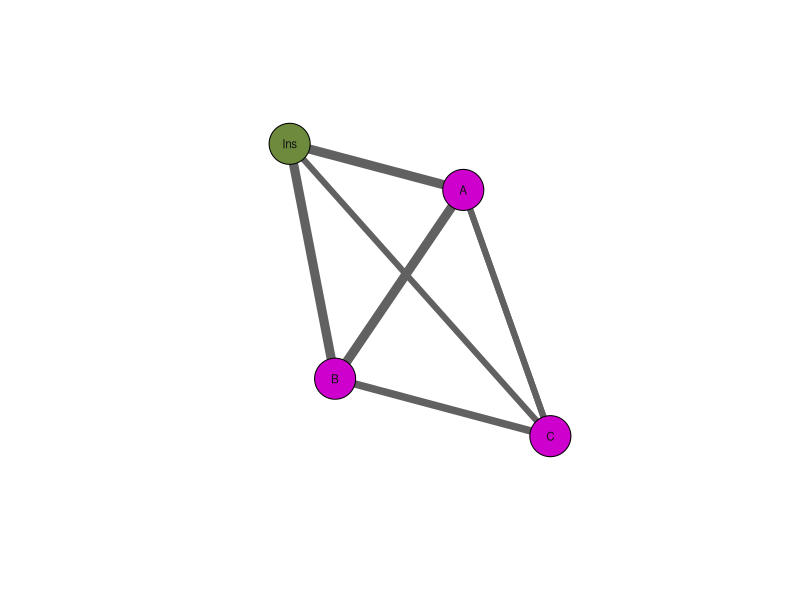
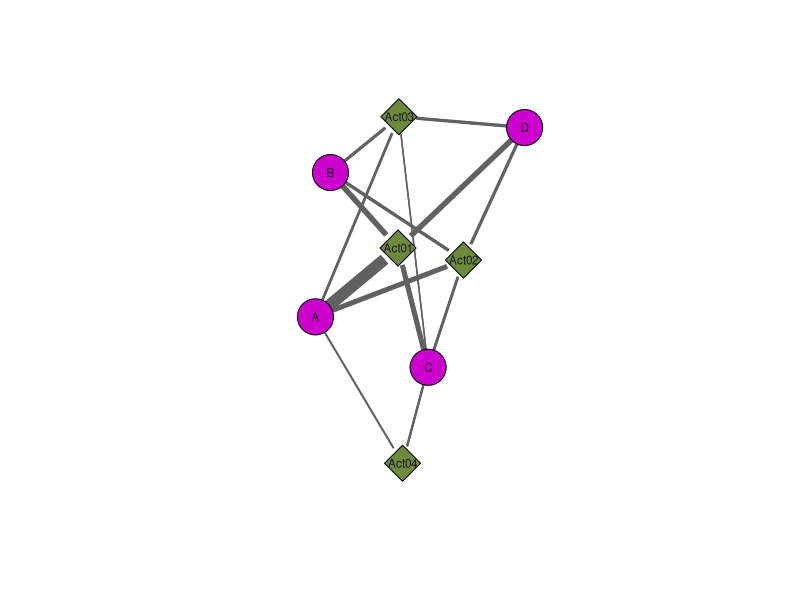
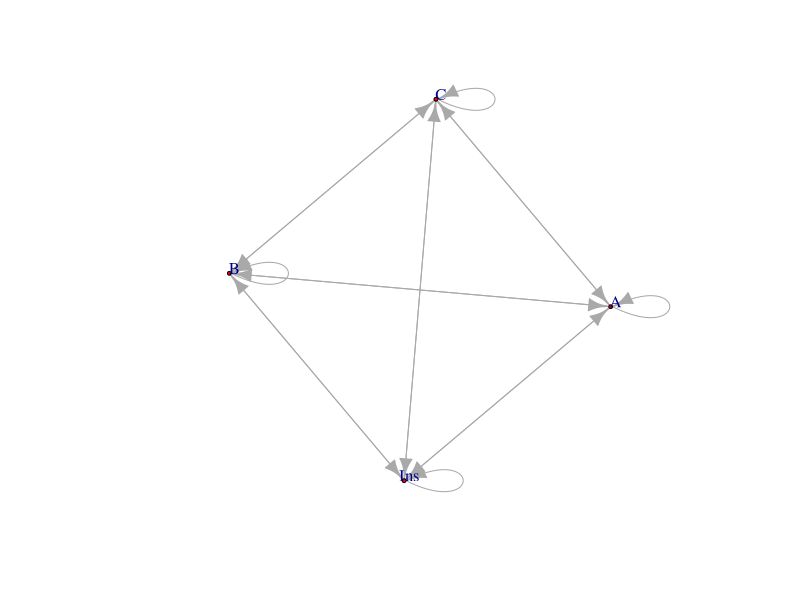
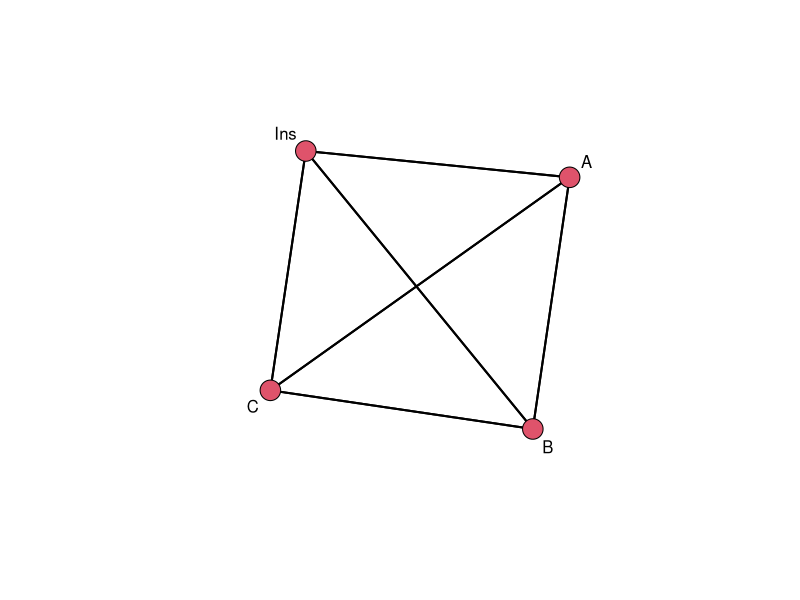
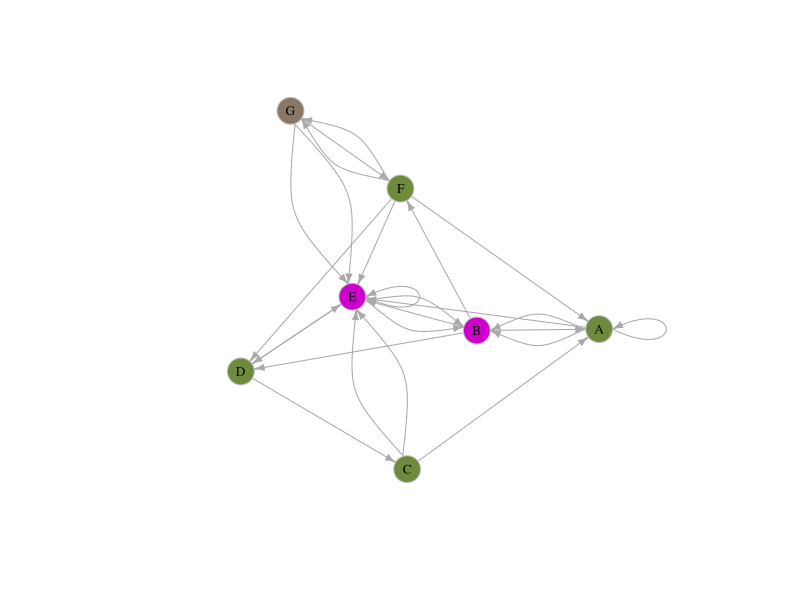

Recreate these plots in R, in order.
## ---- chunk 1
require(sna)
# read data in
one_mode_mat<- as.matrix(read.csv("one_mode_ad_mat.csv", row.names=1))
colnames(one_mode_mat)=c("A","B","C","Ins")
rownames(one_mode_mat)=c("A","B","C","Ins")
# calculate degree
id<-degree(one_mode_mat,gmode="digraph",cmode="indegree")
od<-degree(one_mode_mat,gmode="digraph",cmode="outdegree")
# create color vector to show different colors for student and instructor
stu <- rep("magenta3", 3)
ins <- rep("darkolivegreen4", 1) # final one is the instructor
color <- c(stu, ins)
# plot one-mode network graph
gplot(one_mode_mat, gmode="graph", displaylabels=TRUE, 
      label.cex = 0.7, label.col = "gray8", label.pos = 5,
      vertex.cex=2, vertex.col = color, 
      edge.col = "gray38", edge.lwd=(id+od)/3)
## ---- chunk 2
require(sna)
two_mode_mat<- as.matrix(read.csv("two_mode_ad_mat.csv",row.names=1))
# create edge vector, saving participation frequency
edge<-c(two_mode_mat[,1],two_mode_mat[,2],two_mode_mat[,3],two_mode_mat[,4])
# create color vector to show different colors for people and activities
people <- rep("magenta3", 4)
activity <- rep("darkolivegreen4", 4)
color <- c(people, activity)
# plot two-mode network graph
gplot(two_mode_mat, gmode = "twomode", usearrows = F, displaylabels = T, 
      label.cex = 0.7, label.col = "gray8", label.pos = 5, 
      vertex.col = color, vertex.cex = 2,
      edge.col = "gray38", edge.lwd=edge/2,
      mode="fruchtermanreingold")
## ---- chunk 3
require(reshape2)
require(igraph)
# convert wide-format matrix to long-format edgelist by using melt function
one_mode_ed=melt(one_mode_mat)
# convert edgelist to igraph format
one_mode_graph=graph.data.frame(one_mode_ed)
#plot with igraph, please refer to http://igraph.org/r/doc/plot.common.html for more details
plot(one_mode_graph,vertex.size=2,
     vertex.label.dist=0.5, vertex.color="red")
## ---- chunk 4
#convert igraph to matrix
one_mode_mat02=as.matrix(get.adjacency(one_mode_graph))
# then we can use the previous method to create graphs
gplot(one_mode_mat02,gmode = "graph", usearrows = F, displaylabels = T)
## ---- chunk 5
# use sna package to calculate node-level centralities
node.centrality<-function(x){
           require(sna)
           central.nodes<-cbind(degree(x,cmode="indegree"), degree(x,cmode="outdegree"), betweenness(x,rescale=T),
                                closeness(x,cmode="directed",rescale=T))
           colnames(central.nodes)<-c("indegree","outdegree","betweenness","closeness")
           rownames(central.nodes)<-x%v%"vertex.names"
          
           
           list(central.nodes)
         }


# use igraph to calculate network-level measures
network.measure<-function(x){
      require(igraph)
      graph.measure<-cbind(as.numeric(length(V(x))),
                        as.numeric(length(E(x))),
                        as.numeric(diameter(x)),
                        as.numeric(graph.density(x)),
                        as.numeric(reciprocity(x)),
                        as.numeric(transitivity(x)),
                        as.numeric(average.path.length(x, unconnected=FALSE)), # important
                        as.numeric(mean(graph.strength(x))))
  
                        colnames(graph.measure)<-c("nodes","edges","diameter",
                              "density","reciprocity","transitivity",
                              "average path length","average weighted degree")
                        rownames(graph.measure)<-"x"
                        list(graph.measure)
}
## ---- chunk 6
require(dplyr)
require(igraph)
setwd("/Users/lt/Desktop")
sna_test=read.csv("sna_test.csv", head=TRUE)
sna_test1<-sna_test %>% mutate (group=ifelse(id1 %in% c("A","C","D"), "group 1",
                                  ifelse(id1 %in% c("B","E"),"group 2","group 3")))
sna_test2 <- sna_test1 %>% mutate(color=ifelse(group=="group 1","darkolivegreen4",
                                        ifelse(group=="group 2","magenta3","peachpuff4")))

sna_edges<-sna_test2 %>% select(id1,id2)

sna_graph <- graph_from_data_frame(sna_edges, directed = TRUE)

plot(sna_graph,
     vertex.label = sna_graph$id1,
     vertex.color = sna_test2$color, 
     vertex.frame.color = "gray", 
     vertex.label.color = "black", 
     vertex.label.cex = 0.8,
     edge.arrow.size = 0.5)
